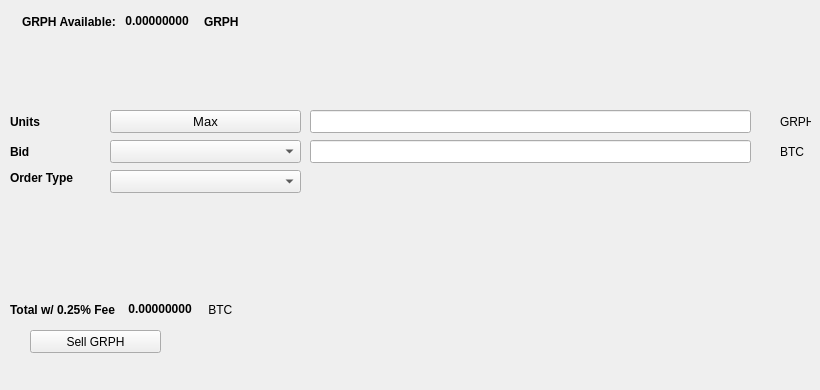
   <widget class="QWidget" name="SellTab">
    <attribute name="title">
     <string>Sell</string>
    </attribute>
    <widget class="QLabel" name="label_16">
     <property name="geometry">
      <rect>
       <x>780</x>
       <y>140</y>
       <width>31</width>
       <height>23</height>
      </rect>
     </property>
     <property name="text">
      <string>BTC</string>
     </property>
    </widget>
    <widget class="QComboBox" name="SellBidcomboBox">
     <property name="geometry">
      <rect>
       <x>110</x>
       <y>140</y>
       <width>191</width>
       <height>23</height>
      </rect>
     </property>
     <property name="font">
      <font>
       <pointsize>10</pointsize>
      </font>
     </property>
    </widget>
    <widget class="QLabel" name="label_18">
     <property name="geometry">
      <rect>
       <x>10</x>
       <y>110</y>
       <width>46</width>
       <height>23</height>
      </rect>
     </property>
     <property name="font">
      <font>
       <weight>75</weight>
       <bold>true</bold>
      </font>
     </property>
     <property name="text">
      <string>Units</string>
     </property>
    </widget>
    <widget class="QPushButton" name="Sell_Max_Amount">
     <property name="geometry">
      <rect>
       <x>110</x>
       <y>110</y>
       <width>191</width>
       <height>23</height>
      </rect>
     </property>
     <property name="font">
      <font>
       <pointsize>10</pointsize>
      </font>
     </property>
     <property name="text">
      <string>Max</string>
     </property>
    </widget>
    <widget class="QLabel" name="label_20">
     <property name="geometry">
      <rect>
       <x>10</x>
       <y>170</y>
       <width>91</width>
       <height>16</height>
      </rect>
     </property>
     <property name="font">
      <font>
       <weight>75</weight>
       <bold>true</bold>
      </font>
     </property>
     <property name="text">
      <string>Order Type</string>
     </property>
    </widget>
    <widget class="QComboBox" name="SellOrdertypeCombo">
     <property name="geometry">
      <rect>
       <x>110</x>
       <y>170</y>
       <width>191</width>
       <height>23</height>
      </rect>
     </property>
     <property name="font">
      <font>
       <pointsize>10</pointsize>
      </font>
     </property>
    </widget>
    <widget class="QLabel" name="label_21">
     <property name="geometry">
      <rect>
       <x>10</x>
       <y>140</y>
       <width>46</width>
       <height>23</height>
      </rect>
     </property>
     <property name="font">
      <font>
       <weight>75</weight>
       <bold>true</bold>
      </font>
     </property>
     <property name="text">
      <string>Bid</string>
     </property>
    </widget>
    <widget class="QLabel" name="label_22">
     <property name="geometry">
      <rect>
       <x>780</x>
       <y>110</y>
       <width>31</width>
       <height>23</height>
      </rect>
     </property>
     <property name="text">
      <string>GRPH</string>
     </property>
    </widget>
    <widget class="QLineEdit" name="UnitsInputGRPH">
     <property name="geometry">
      <rect>
       <x>310</x>
       <y>110</y>
       <width>441</width>
       <height>23</height>
      </rect>
     </property>
     <property name="font">
      <font>
       <pointsize>9</pointsize>
       <weight>75</weight>
       <bold>true</bold>
      </font>
     </property>
    </widget>
    <widget class="QLineEdit" name="SellBidPriceEdit">
     <property name="geometry">
      <rect>
       <x>310</x>
       <y>140</y>
       <width>441</width>
       <height>23</height>
      </rect>
     </property>
     <property name="font">
      <font>
       <pointsize>9</pointsize>
       <weight>75</weight>
       <bold>true</bold>
      </font>
     </property>
    </widget>
    <widget class="QPushButton" name="SellGRPHBTN">
     <property name="geometry">
      <rect>
       <x>30</x>
       <y>330</y>
       <width>131</width>
       <height>23</height>
      </rect>
     </property>
     <property name="text">
      <string>Sell GRPH</string>
     </property>
     <property name="icon">
      <iconset resource="../graphcoin">
       <normaloff>:/icons/bitcoin</normaloff>:/icons/bitcoin</iconset>
     </property>
    </widget>
    <widget class="QWidget" name="layoutWidget3">
     <property name="geometry">
      <rect>
       <x>22</x>
       <y>12</y>
       <width>258</width>
       <height>19</height>
      </rect>
     </property>
     <layout class="QHBoxLayout" name="horizontalLayout">
      <item>
       <widget class="QLabel" name="label232_2">
        <property name="font">
         <font>
          <weight>75</weight>
          <bold>true</bold>
         </font>
        </property>
        <property name="text">
         <string>GRPH Available:</string>
        </property>
       </widget>
      </item>
      <item>
       <widget class="QLabel" name="GRPHAvailableLabel">
        <property name="palette">
         <palette>
          <active>
           <colorrole role="WindowText">
            <brush brushstyle="SolidPattern">
             <color alpha="255">
              <red>0</red>
              <green>0</green>
              <blue>0</blue>
             </color>
            </brush>
           </colorrole>
           <colorrole role="Button">
            <brush brushstyle="SolidPattern">
             <color alpha="255">
              <red>0</red>
              <green>170</green>
              <blue>0</blue>
             </color>
            </brush>
           </colorrole>
           <colorrole role="Light">
            <brush brushstyle="SolidPattern">
             <color alpha="255">
              <red>0</red>
              <green>255</green>
              <blue>0</blue>
             </color>
            </brush>
           </colorrole>
           <colorrole role="Midlight">
            <brush brushstyle="SolidPattern">
             <color alpha="255">
              <red>0</red>
              <green>212</green>
              <blue>0</blue>
             </color>
            </brush>
           </colorrole>
           <colorrole role="Dark">
            <brush brushstyle="SolidPattern">
             <color alpha="255">
              <red>0</red>
              <green>85</green>
              <blue>0</blue>
             </color>
            </brush>
           </colorrole>
           <colorrole role="Mid">
            <brush brushstyle="SolidPattern">
             <color alpha="255">
              <red>0</red>
              <green>113</green>
              <blue>0</blue>
             </color>
            </brush>
           </colorrole>
           <colorrole role="Text">
            <brush brushstyle="SolidPattern">
             <color alpha="255">
              <red>0</red>
              <green>170</green>
              <blue>0</blue>
             </color>
            </brush>
           </colorrole>
           <colorrole role="BrightText">
            <brush brushstyle="SolidPattern">
             <color alpha="255">
              <red>255</red>
              <green>255</green>
              <blue>255</blue>
             </color>
            </brush>
           </colorrole>
           <colorrole role="ButtonText">
            <brush brushstyle="SolidPattern">
             <color alpha="255">
              <red>0</red>
              <green>0</green>
              <blue>0</blue>
             </color>
            </brush>
           </colorrole>
           <colorrole role="Base">
            <brush brushstyle="SolidPattern">
             <color alpha="255">
              <red>255</red>
              <green>255</green>
              <blue>255</blue>
             </color>
            </brush>
           </colorrole>
           <colorrole role="Window">
            <brush brushstyle="SolidPattern">
             <color alpha="255">
              <red>0</red>
              <green>170</green>
              <blue>0</blue>
             </color>
            </brush>
           </colorrole>
           <colorrole role="Shadow">
            <brush brushstyle="SolidPattern">
             <color alpha="255">
              <red>0</red>
              <green>0</green>
              <blue>0</blue>
             </color>
            </brush>
           </colorrole>
           <colorrole role="AlternateBase">
            <brush brushstyle="SolidPattern">
             <color alpha="255">
              <red>127</red>
              <green>212</green>
              <blue>127</blue>
             </color>
            </brush>
           </colorrole>
           <colorrole role="ToolTipBase">
            <brush brushstyle="SolidPattern">
             <color alpha="255">
              <red>255</red>
              <green>255</green>
              <blue>220</blue>
             </color>
            </brush>
           </colorrole>
           <colorrole role="ToolTipText">
            <brush brushstyle="SolidPattern">
             <color alpha="255">
              <red>0</red>
              <green>0</green>
              <blue>0</blue>
             </color>
            </brush>
           </colorrole>
          </active>
          <inactive>
           <colorrole role="WindowText">
            <brush brushstyle="SolidPattern">
             <color alpha="255">
              <red>0</red>
              <green>0</green>
              <blue>0</blue>
             </color>
            </brush>
           </colorrole>
           <colorrole role="Button">
            <brush brushstyle="SolidPattern">
             <color alpha="255">
              <red>0</red>
              <green>170</green>
              <blue>0</blue>
             </color>
            </brush>
           </colorrole>
           <colorrole role="Light">
            <brush brushstyle="SolidPattern">
             <color alpha="255">
              <red>0</red>
              <green>255</green>
              <blue>0</blue>
             </color>
            </brush>
           </colorrole>
           <colorrole role="Midlight">
            <brush brushstyle="SolidPattern">
             <color alpha="255">
              <red>0</red>
              <green>212</green>
              <blue>0</blue>
             </color>
            </brush>
           </colorrole>
           <colorrole role="Dark">
            <brush brushstyle="SolidPattern">
             <color alpha="255">
              <red>0</red>
              <green>85</green>
              <blue>0</blue>
             </color>
            </brush>
           </colorrole>
           <colorrole role="Mid">
            <brush brushstyle="SolidPattern">
             <color alpha="255">
              <red>0</red>
              <green>113</green>
              <blue>0</blue>
             </color>
            </brush>
           </colorrole>
           <colorrole role="Text">
            <brush brushstyle="SolidPattern">
             <color alpha="255">
              <red>0</red>
              <green>170</green>
              <blue>0</blue>
             </color>
            </brush>
           </colorrole>
           <colorrole role="BrightText">
            <brush brushstyle="SolidPattern">
             <color alpha="255">
              <red>255</red>
              <green>255</green>
              <blue>255</blue>
             </color>
            </brush>
           </colorrole>
           <colorrole role="ButtonText">
            <brush brushstyle="SolidPattern">
             <color alpha="255">
              <red>0</red>
              <green>0</green>
              <blue>0</blue>
             </color>
            </brush>
           </colorrole>
           <colorrole role="Base">
            <brush brushstyle="SolidPattern">
             <color alpha="255">
              <red>255</red>
              <green>255</green>
              <blue>255</blue>
             </color>
            </brush>
           </colorrole>
           <colorrole role="Window">
            <brush brushstyle="SolidPattern">
             <color alpha="255">
              <red>0</red>
              <green>170</green>
              <blue>0</blue>
             </color>
            </brush>
           </colorrole>
           <colorrole role="Shadow">
            <brush brushstyle="SolidPattern">
             <color alpha="255">
              <red>0</red>
              <green>0</green>
              <blue>0</blue>
             </color>
            </brush>
           </colorrole>
           <colorrole role="AlternateBase">
            <brush brushstyle="SolidPattern">
             <color alpha="255">
              <red>127</red>
              <green>212</green>
              <blue>127</blue>
             </color>
            </brush>
           </colorrole>
           <colorrole role="ToolTipBase">
            <brush brushstyle="SolidPattern">
             <color alpha="255">
              <red>255</red>
              <green>255</green>
              <blue>220</blue>
             </color>
            </brush>
           </colorrole>
           <colorrole role="ToolTipText">
            <brush brushstyle="SolidPattern">
             <color alpha="255">
              <red>0</red>
              <green>0</green>
              <blue>0</blue>
             </color>
            </brush>
           </colorrole>
          </inactive>
          <disabled>
           <colorrole role="WindowText">
            <brush brushstyle="SolidPattern">
             <color alpha="255">
              <red>0</red>
              <green>85</green>
              <blue>0</blue>
             </color>
            </brush>
           </colorrole>
           <colorrole role="Button">
            <brush brushstyle="SolidPattern">
             <color alpha="255">
              <red>0</red>
              <green>170</green>
              <blue>0</blue>
             </color>
            </brush>
           </colorrole>
           <colorrole role="Light">
            <brush brushstyle="SolidPattern">
             <color alpha="255">
              <red>0</red>
              <green>255</green>
              <blue>0</blue>
             </color>
            </brush>
           </colorrole>
           <colorrole role="Midlight">
            <brush brushstyle="SolidPattern">
             <color alpha="255">
              <red>0</red>
              <green>212</green>
              <blue>0</blue>
             </color>
            </brush>
           </colorrole>
           <colorrole role="Dark">
            <brush brushstyle="SolidPattern">
             <color alpha="255">
              <red>0</red>
              <green>85</green>
              <blue>0</blue>
             </color>
            </brush>
           </colorrole>
           <colorrole role="Mid">
            <brush brushstyle="SolidPattern">
             <color alpha="255">
              <red>0</red>
              <green>113</green>
              <blue>0</blue>
             </color>
            </brush>
           </colorrole>
           <colorrole role="Text">
            <brush brushstyle="SolidPattern">
             <color alpha="255">
              <red>0</red>
              <green>85</green>
              <blue>0</blue>
             </color>
            </brush>
           </colorrole>
           <colorrole role="BrightText">
            <brush brushstyle="SolidPattern">
             <color alpha="255">
              <red>255</red>
              <green>255</green>
              <blue>255</blue>
             </color>
            </brush>
           </colorrole>
           <colorrole role="ButtonText">
            <brush brushstyle="SolidPattern">
             <color alpha="255">
              <red>0</red>
              <green>85</green>
              <blue>0</blue>
             </color>
            </brush>
           </colorrole>
           <colorrole role="Base">
            <brush brushstyle="SolidPattern">
             <color alpha="255">
              <red>0</red>
              <green>170</green>
              <blue>0</blue>
             </color>
            </brush>
           </colorrole>
           <colorrole role="Window">
            <brush brushstyle="SolidPattern">
             <color alpha="255">
              <red>0</red>
              <green>170</green>
              <blue>0</blue>
             </color>
            </brush>
           </colorrole>
           <colorrole role="Shadow">
            <brush brushstyle="SolidPattern">
             <color alpha="255">
              <red>0</red>
              <green>0</green>
              <blue>0</blue>
             </color>
            </brush>
           </colorrole>
           <colorrole role="AlternateBase">
            <brush brushstyle="SolidPattern">
             <color alpha="255">
              <red>0</red>
              <green>170</green>
              <blue>0</blue>
             </color>
            </brush>
           </colorrole>
           <colorrole role="ToolTipBase">
            <brush brushstyle="SolidPattern">
             <color alpha="255">
              <red>255</red>
              <green>255</green>
              <blue>220</blue>
             </color>
            </brush>
           </colorrole>
           <colorrole role="ToolTipText">
            <brush brushstyle="SolidPattern">
             <color alpha="255">
              <red>0</red>
              <green>0</green>
              <blue>0</blue>
             </color>
            </brush>
           </colorrole>
          </disabled>
         </palette>
        </property>
        <property name="font">
         <font>
          <weight>75</weight>
          <bold>true</bold>
         </font>
        </property>
        <property name="text">
         <string> 0.00000000 </string>
        </property>
        <property name="textInteractionFlags">
         <set>Qt::LinksAccessibleByMouse|Qt::TextSelectableByKeyboard|Qt::TextSelectableByMouse</set>
        </property>
       </widget>
      </item>
      <item>
       <widget class="QLabel" name="labelGRPH">
        <property name="font">
         <font>
          <weight>75</weight>
          <bold>true</bold>
         </font>
        </property>
        <property name="text">
         <string>GRPH</string>
        </property>
       </widget>
      </item>
     </layout>
    </widget>
    <widget class="QWidget" name="layoutWidget">
     <property name="geometry">
      <rect>
       <x>10</x>
       <y>300</y>
       <width>268</width>
       <height>19</height>
      </rect>
     </property>
     <layout class="QHBoxLayout" name="horizontalLayout_2">
      <item>
       <widget class="QLabel" name="label_19">
        <property name="font">
         <font>
          <weight>75</weight>
          <bold>true</bold>
         </font>
        </property>
        <property name="text">
         <string>Total w/ 0.25% Fee </string>
        </property>
       </widget>
      </item>
      <item>
       <widget class="QLabel" name="SellCostLabel">
        <property name="palette">
         <palette>
          <active>
           <colorrole role="WindowText">
            <brush brushstyle="SolidPattern">
             <color alpha="255">
              <red>0</red>
              <green>0</green>
              <blue>0</blue>
             </color>
            </brush>
           </colorrole>
           <colorrole role="Button">
            <brush brushstyle="SolidPattern">
             <color alpha="255">
              <red>0</red>
              <green>170</green>
              <blue>0</blue>
             </color>
            </brush>
           </colorrole>
           <colorrole role="Light">
            <brush brushstyle="SolidPattern">
             <color alpha="255">
              <red>0</red>
              <green>255</green>
              <blue>0</blue>
             </color>
            </brush>
           </colorrole>
           <colorrole role="Midlight">
            <brush brushstyle="SolidPattern">
             <color alpha="255">
              <red>0</red>
              <green>212</green>
              <blue>0</blue>
             </color>
            </brush>
           </colorrole>
           <colorrole role="Dark">
            <brush brushstyle="SolidPattern">
             <color alpha="255">
              <red>0</red>
              <green>85</green>
              <blue>0</blue>
             </color>
            </brush>
           </colorrole>
           <colorrole role="Mid">
            <brush brushstyle="SolidPattern">
             <color alpha="255">
              <red>0</red>
              <green>113</green>
              <blue>0</blue>
             </color>
            </brush>
           </colorrole>
           <colorrole role="Text">
            <brush brushstyle="SolidPattern">
             <color alpha="255">
              <red>0</red>
              <green>170</green>
              <blue>0</blue>
             </color>
            </brush>
           </colorrole>
           <colorrole role="BrightText">
            <brush brushstyle="SolidPattern">
             <color alpha="255">
              <red>255</red>
              <green>255</green>
              <blue>255</blue>
             </color>
            </brush>
           </colorrole>
           <colorrole role="ButtonText">
            <brush brushstyle="SolidPattern">
             <color alpha="255">
              <red>0</red>
              <green>0</green>
              <blue>0</blue>
             </color>
            </brush>
           </colorrole>
           <colorrole role="Base">
            <brush brushstyle="SolidPattern">
             <color alpha="255">
              <red>255</red>
              <green>255</green>
              <blue>255</blue>
             </color>
            </brush>
           </colorrole>
           <colorrole role="Window">
            <brush brushstyle="SolidPattern">
             <color alpha="255">
              <red>0</red>
              <green>170</green>
              <blue>0</blue>
             </color>
            </brush>
           </colorrole>
           <colorrole role="Shadow">
            <brush brushstyle="SolidPattern">
             <color alpha="255">
              <red>0</red>
              <green>0</green>
              <blue>0</blue>
             </color>
            </brush>
           </colorrole>
           <colorrole role="AlternateBase">
            <brush brushstyle="SolidPattern">
             <color alpha="255">
              <red>127</red>
              <green>212</green>
              <blue>127</blue>
             </color>
            </brush>
           </colorrole>
           <colorrole role="ToolTipBase">
            <brush brushstyle="SolidPattern">
             <color alpha="255">
              <red>255</red>
              <green>255</green>
              <blue>220</blue>
             </color>
            </brush>
           </colorrole>
           <colorrole role="ToolTipText">
            <brush brushstyle="SolidPattern">
             <color alpha="255">
              <red>0</red>
              <green>0</green>
              <blue>0</blue>
             </color>
            </brush>
           </colorrole>
          </active>
          <inactive>
           <colorrole role="WindowText">
            <brush brushstyle="SolidPattern">
             <color alpha="255">
              <red>0</red>
              <green>0</green>
              <blue>0</blue>
             </color>
            </brush>
           </colorrole>
           <colorrole role="Button">
            <brush brushstyle="SolidPattern">
             <color alpha="255">
              <red>0</red>
              <green>170</green>
              <blue>0</blue>
             </color>
            </brush>
           </colorrole>
           <colorrole role="Light">
            <brush brushstyle="SolidPattern">
             <color alpha="255">
              <red>0</red>
              <green>255</green>
              <blue>0</blue>
             </color>
            </brush>
           </colorrole>
           <colorrole role="Midlight">
            <brush brushstyle="SolidPattern">
             <color alpha="255">
              <red>0</red>
              <green>212</green>
              <blue>0</blue>
             </color>
            </brush>
           </colorrole>
           <colorrole role="Dark">
            <brush brushstyle="SolidPattern">
             <color alpha="255">
              <red>0</red>
              <green>85</green>
              <blue>0</blue>
             </color>
            </brush>
           </colorrole>
           <colorrole role="Mid">
            <brush brushstyle="SolidPattern">
             <color alpha="255">
              <red>0</red>
              <green>113</green>
              <blue>0</blue>
             </color>
            </brush>
           </colorrole>
           <colorrole role="Text">
            <brush brushstyle="SolidPattern">
             <color alpha="255">
              <red>0</red>
              <green>170</green>
              <blue>0</blue>
             </color>
            </brush>
           </colorrole>
           <colorrole role="BrightText">
            <brush brushstyle="SolidPattern">
             <color alpha="255">
              <red>255</red>
              <green>255</green>
              <blue>255</blue>
             </color>
            </brush>
           </colorrole>
           <colorrole role="ButtonText">
            <brush brushstyle="SolidPattern">
             <color alpha="255">
              <red>0</red>
              <green>0</green>
              <blue>0</blue>
             </color>
            </brush>
           </colorrole>
           <colorrole role="Base">
            <brush brushstyle="SolidPattern">
             <color alpha="255">
              <red>255</red>
              <green>255</green>
              <blue>255</blue>
             </color>
            </brush>
           </colorrole>
           <colorrole role="Window">
            <brush brushstyle="SolidPattern">
             <color alpha="255">
              <red>0</red>
              <green>170</green>
              <blue>0</blue>
             </color>
            </brush>
           </colorrole>
           <colorrole role="Shadow">
            <brush brushstyle="SolidPattern">
             <color alpha="255">
              <red>0</red>
              <green>0</green>
              <blue>0</blue>
             </color>
            </brush>
           </colorrole>
           <colorrole role="AlternateBase">
            <brush brushstyle="SolidPattern">
             <color alpha="255">
              <red>127</red>
              <green>212</green>
              <blue>127</blue>
             </color>
            </brush>
           </colorrole>
           <colorrole role="ToolTipBase">
            <brush brushstyle="SolidPattern">
             <color alpha="255">
              <red>255</red>
              <green>255</green>
              <blue>220</blue>
             </color>
            </brush>
           </colorrole>
           <colorrole role="ToolTipText">
            <brush brushstyle="SolidPattern">
             <color alpha="255">
              <red>0</red>
              <green>0</green>
              <blue>0</blue>
             </color>
            </brush>
           </colorrole>
          </inactive>
          <disabled>
           <colorrole role="WindowText">
            <brush brushstyle="SolidPattern">
             <color alpha="255">
              <red>0</red>
              <green>85</green>
              <blue>0</blue>
             </color>
            </brush>
           </colorrole>
           <colorrole role="Button">
            <brush brushstyle="SolidPattern">
             <color alpha="255">
              <red>0</red>
              <green>170</green>
              <blue>0</blue>
             </color>
            </brush>
           </colorrole>
           <colorrole role="Light">
            <brush brushstyle="SolidPattern">
             <color alpha="255">
              <red>0</red>
              <green>255</green>
              <blue>0</blue>
             </color>
            </brush>
           </colorrole>
           <colorrole role="Midlight">
            <brush brushstyle="SolidPattern">
             <color alpha="255">
              <red>0</red>
              <green>212</green>
              <blue>0</blue>
             </color>
            </brush>
           </colorrole>
           <colorrole role="Dark">
            <brush brushstyle="SolidPattern">
             <color alpha="255">
              <red>0</red>
              <green>85</green>
              <blue>0</blue>
             </color>
            </brush>
           </colorrole>
           <colorrole role="Mid">
            <brush brushstyle="SolidPattern">
             <color alpha="255">
              <red>0</red>
              <green>113</green>
              <blue>0</blue>
             </color>
            </brush>
           </colorrole>
           <colorrole role="Text">
            <brush brushstyle="SolidPattern">
             <color alpha="255">
              <red>0</red>
              <green>85</green>
              <blue>0</blue>
             </color>
            </brush>
           </colorrole>
           <colorrole role="BrightText">
            <brush brushstyle="SolidPattern">
             <color alpha="255">
              <red>255</red>
              <green>255</green>
              <blue>255</blue>
             </color>
            </brush>
           </colorrole>
           <colorrole role="ButtonText">
            <brush brushstyle="SolidPattern">
             <color alpha="255">
              <red>0</red>
              <green>85</green>
              <blue>0</blue>
             </color>
            </brush>
           </colorrole>
           <colorrole role="Base">
            <brush brushstyle="SolidPattern">
             <color alpha="255">
              <red>0</red>
              <green>170</green>
              <blue>0</blue>
             </color>
            </brush>
           </colorrole>
           <colorrole role="Window">
            <brush brushstyle="SolidPattern">
             <color alpha="255">
              <red>0</red>
              <green>170</green>
              <blue>0</blue>
             </color>
            </brush>
           </colorrole>
           <colorrole role="Shadow">
            <brush brushstyle="SolidPattern">
             <color alpha="255">
              <red>0</red>
              <green>0</green>
              <blue>0</blue>
             </color>
            </brush>
           </colorrole>
           <colorrole role="AlternateBase">
            <brush brushstyle="SolidPattern">
             <color alpha="255">
              <red>0</red>
              <green>170</green>
              <blue>0</blue>
             </color>
            </brush>
           </colorrole>
           <colorrole role="ToolTipBase">
            <brush brushstyle="SolidPattern">
             <color alpha="255">
              <red>255</red>
              <green>255</green>
              <blue>220</blue>
             </color>
            </brush>
           </colorrole>
           <colorrole role="ToolTipText">
            <brush brushstyle="SolidPattern">
             <color alpha="255">
              <red>0</red>
              <green>0</green>
              <blue>0</blue>
             </color>
            </brush>
           </colorrole>
          </disabled>
         </palette>
        </property>
        <property name="font">
         <font>
          <weight>75</weight>
          <bold>true</bold>
         </font>
        </property>
        <property name="autoFillBackground">
         <bool>false</bool>
        </property>
        <property name="text">
         <string> 0.00000000</string>
        </property>
        <property name="textInteractionFlags">
         <set>Qt::LinksAccessibleByMouse|Qt::TextSelectableByMouse</set>
        </property>
       </widget>
      </item>
      <item>
       <widget class="QLabel" name="label_17">
        <property name="font">
         <font>
          <weight>50</weight>
          <bold>false</bold>
         </font>
        </property>
        <property name="text">
         <string> BTC</string>
        </property>
       </widget>
      </item>
     </layout>
    </widget>
    <widget class="QLabel" name="label_23">
     <property name="geometry">
      <rect>
       <x>460</x>
       <y>300</y>
       <width>281</width>
       <height>81</height>
      </rect>
     </property>
     <property name="text">
      <string/>
     </property>
     <property name="pixmap">
      <pixmap>:/images/bittrex</pixmap>
     </property>
    </widget>
   </widget>
